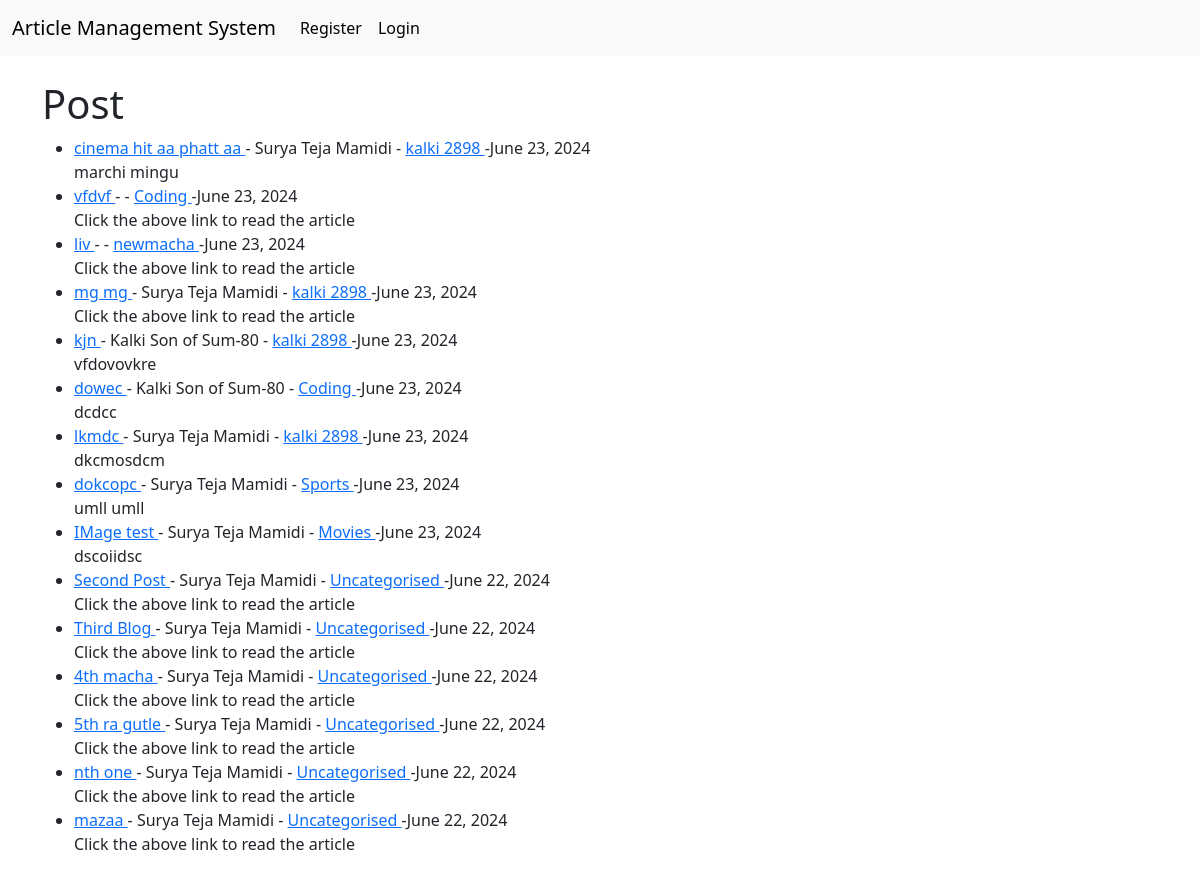
The page / on the database its author committed.
### article/models.py (models this page shows, shortened)
class Post(models.Model):
    title = models.CharField(max_length= 255)
    title_tag = models.CharField(max_length=255)
    header_image = models.ImageField(null=True, blank = True, upload_to="images/" )
    author = models.ForeignKey(User, on_delete= models.CASCADE)
    body = RichTextField(blank=True, null=True)
    date_created = models.DateField(auto_now_add=True)
    category = models.CharField(max_length=255, default='Uncategorised')
    snippet = models.CharField(max_length=255)
    likes = models.ManyToManyField(User, related_name='blog_post')

### article/views.py (the view)
# urls.py: path('', HomeView.as_view(),  name = 'home'),
class HomeView(ListView):
    model = Post
    template_name = 'home.html'
    ordering = ['-date_created']
    def get_context_data(self, *args, **kwargs):
        cat_menu = Category.objects.all()
        context = super(HomeView, self).get_context_data(*args, **kwargs)
        context["cat_menu"] = cat_menu
        return context

### article/templates/home.html (shortened to what this page needs)
{% extends "base.html" %}
{% block content %}
<h1>Post</h1>
<ul>
{% for post in object_list %}
    <li> <a href = "{% url 'article-detail' post.pk%}" >{{ post.title }} </a> - {{ post.author.first_name }} {{ post.author.last_name }} -
        <a href = "{% url 'category' post.category|slugify %}" >{{post.category}} </a> -{{post.date_created}}
        <br/>
        {{post.snippet}}
    </li>
{% endfor %}
</ul>
{% endblock content %}

### rows shown on the page
Post: title "cinema hit aa phatt aa", author.first_name "Surya Teja", author.last_name "Mamidi", category "kalki 2898", date_created "June 23, 2024", snippet "marchi mingu"
Post: title "vfdvf", category "Coding", date_created "June 23, 2024", snippet "Click the above link to read the article"
Post: title "liv", category "newmacha", date_created "June 23, 2024", snippet "Click the above link to read the article"
Post: title "mg mg", author.first_name "Surya Teja", author.last_name "Mamidi", category "kalki 2898", date_created "June 23, 2024", snippet "Click the above link to read the article"
Post: title "kjn", author.first_name "Kalki", author.last_name "Son of Sum-80", category "kalki 2898", date_created "June 23, 2024", snippet "vfdovovkre"
Post: title "dowec", author.first_name "Kalki", author.last_name "Son of Sum-80", category "Coding", date_created "June 23, 2024", snippet "dcdcc"
Post: title "lkmdc", author.first_name "Surya Teja", author.last_name "Mamidi", category "kalki 2898", date_created "June 23, 2024", snippet "dkcmosdcm"
Post: title "dokcopc", author.first_name "Surya Teja", author.last_name "Mamidi", category "Sports", date_created "June 23, 2024", snippet "umll umll"
Post: title "IMage test", author.first_name "Surya Teja", author.last_name "Mamidi", category "Movies", date_created "June 23, 2024", snippet "dscoiidsc"
Post: title "Second Post", author.first_name "Surya Teja", author.last_name "Mamidi", category "Uncategorised", date_created "June 22, 2024", snippet "Click the above link to read the article"
Post: title "Third Blog", author.first_name "Surya Teja", author.last_name "Mamidi", category "Uncategorised", date_created "June 22, 2024", snippet "Click the above link to read the article"
Post: title "4th macha", author.first_name "Surya Teja", author.last_name "Mamidi", category "Uncategorised", date_created "June 22, 2024", snippet "Click the above link to read the article"
Post: title "5th ra gutle", author.first_name "Surya Teja", author.last_name "Mamidi", category "Uncategorised", date_created "June 22, 2024", snippet "Click the above link to read the article"
Post: title "nth one", author.first_name "Surya Teja", author.last_name "Mamidi", category "Uncategorised", date_created "June 22, 2024", snippet "Click the above link to read the article"
Post: title "mazaa", author.first_name "Surya Teja", author.last_name "Mamidi", category "Uncategorised", date_created "June 22, 2024", snippet "Click the above link to read the article"
